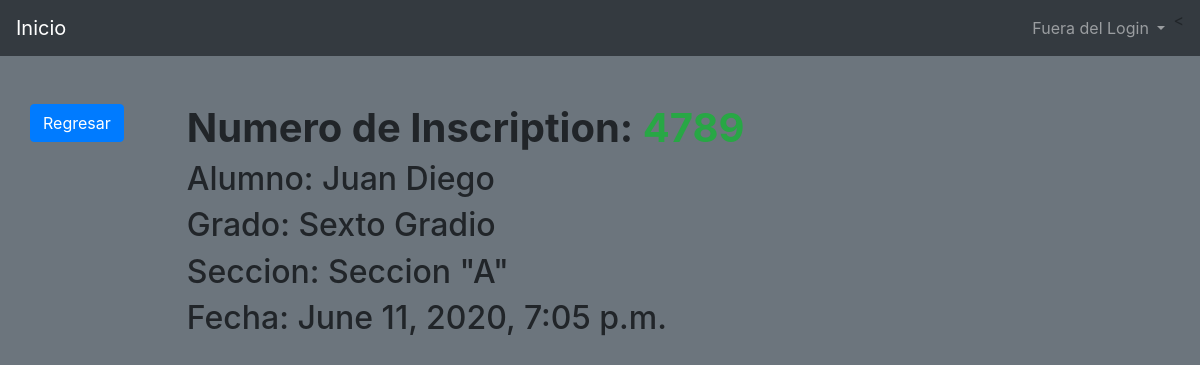
The page /Incripcion/4789 on the database its author committed.
### Inscription/models.py (models this page shows, shortened)
class Inscription(models.Model):
    numberInscription = models.CharField(max_length=50)
    nameAlumn = models.OneToOneField(Alumn, max_length=50, on_delete=models.CASCADE)
    nameGrade = models.ForeignKey(Grade, max_length=50, blank=False, on_delete=models.CASCADE)
    nameSection = models.ForeignKey(Section, max_length=50, blank=False, on_delete=models.CASCADE)
    slug = models.SlugField(null=False, blank=False, unique=True)
    dateCreate = models.DateTimeField(auto_now_add=True)

### Alumns/models.py (models this page shows)
class Alumn(models.Model):
    carnetAlumn = models.CharField(max_length=18)
    nameAlumn = models.CharField(max_length=50)
    surnameAlumn = models.CharField(max_length=50)
    directionAlumn = models.TextField(max_length=75)
    slug = models.SlugField(null=False, blank=False, unique=True)
    imageAlumn = models.ImageField(upload_to='alumns/', null=False, blank=False)
    dateCreate = models.DateTimeField(auto_now_add=True)
    def __str__(self):
        return self.nameAlumn

### Grade/models.py (models this page shows)
class Grade(models.Model):
    nameGrade = models.CharField(max_length=50)
    timeTable = models.CharField(max_length=50)
    slug = models.SlugField(null=False, blank=False, unique=True)
    dateCreate = models.DateTimeField(auto_now_add=True)
    def __str__(self):
        return self.nameGrade

### Section/models.py (models this page shows)
class Section(models.Model):
    nameSection = models.CharField(max_length=50)
    workingDay = models.CharField(max_length=50)
    slug = models.SlugField(null=False, blank=False, unique=True)
    dateCreate = models.DateTimeField(auto_now_add=True)
    def __str__(self):
        return self.nameSection

### Inscription/views.py (the view)
# urls.py: path('<slug:slug>', views.InscriptionDetailView.as_view(), name='Inscription')
class InscriptionDetailView(DetailView):
    model = Inscription
    template_name = 'Inscription/detailInscription.html'
    def get_context_data(self, **kwargs):
        context = super().get_context_data(**kwargs)
        return context

### templates/Inscription/detailInscription.html (shortened to what this page needs)
{% extends 'Design.html' %}
{% block body %}
    <div>
        <a href="{% url 'listInscription' %}" class="btn btn-primary">Regresar</a>
    </div>
    <div class="col ml-5">
        <div class="h1 font-weight-bold">
            Numero de Inscription: <span class="text-success">{{ object.numberInscription }}</span>
        </div>
        <div class="h2">Alumno: {{object.nameAlumn}}</div>
        <div class="h2">Grado: {{object.nameGrade }}</div>
        <div class="h2">Seccion: {{object.nameSection }}</div>
        <div class="h2">Fecha: {{object.dateCreate }}</div>
    </div>
{% endblock %}

### rows shown on the page
Inscription: nameAlumn "Juan Diego", nameGrade "Sexto Gradio", nameSection "Seccion \"A\"", dateCreate "June 11, 2020, 7:05 p.m."
